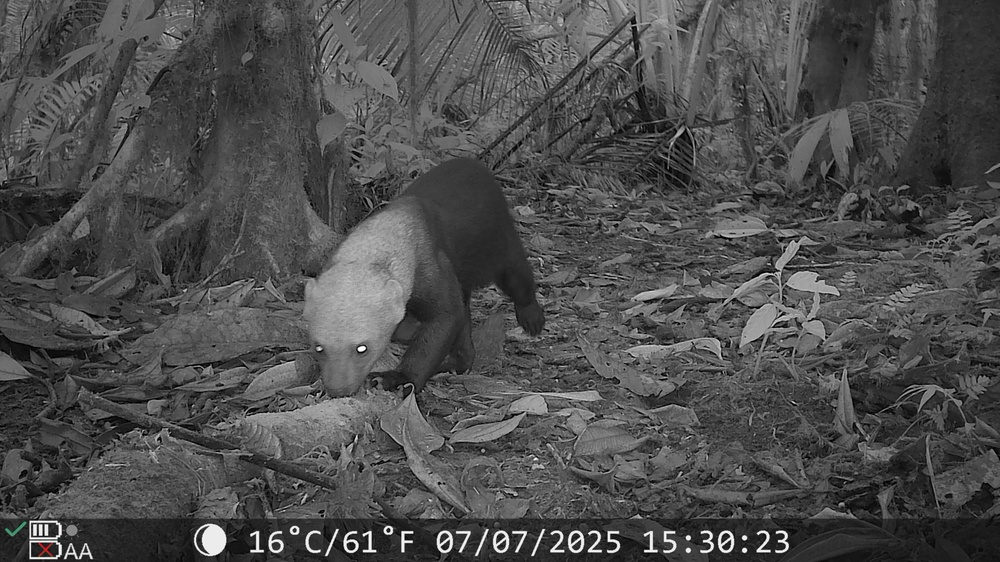
#> input picture ZooDataVision/RESULTS/images_sorted/Animales/_resized_for_md/DSCF0105.JPG, 1000 x 562 px
$ python prediction_pipeline.py
#> lines starting #> are read from the running program, lines starting #| are printed output that depends on the picture
### ZooDataVision/PROCESSING/divide.py
import json
import os
import shutil

import os
import shutil

def normalize_path(path: str) -> str:
    """
    Limpia rutas con:
    - espacios al inicio/final
    - saltos de línea
    - tabulaciones
    - comillas sobrantes
    - BOM UTF-8
    """
    if not isinstance(path, str):
        path = str(path)

    # Remover caracteres invisibles
    path = path.replace("\x00", "")

    # Remover BOM
    path = path.replace("\ufeff", "")

    # Remover saltos de línea y tabs
    path = path.strip(" \n\r\t\"'")

    return path

def safe_copy(src_path, dst_path):

    # Normalizar rutas
    src_path = normalize_path(src_path)
    dst_path = normalize_path(dst_path)

    # Asegurar carpeta destino
    os.makedirs(os.path.dirname(dst_path), exist_ok=True)

    # Verificar existencia real
    if not os.path.exists(src_path):
        return f"ERROR: Ruta origen no existe (limpia): {src_path}"

    try:
        shutil.copy2(src_path, dst_path)
        return None
    except Exception as e:
        return f"ERROR copiando '{src_path}' → '{dst_path}': {e}"


def divide_images(
    json_file,
    source_folder,
    dest_root,
    animals_folder_name,
    empty_folder_name,
    conf_threshold=0.4,
    accepted_categories=['1']
):
    """
    Clasifica imágenes en dos carpetas: Animales y Vacías,
    usando los resultados del JSON de MegaDetector.

    Parámetros:
    - json_file: archivo JSON con detecciones.
    - source_folder: carpeta donde están las imágenes originales.
    - dest_root: carpeta donde se crearán las subcarpetas 'Animales' y 'Vacias'.
    - conf_threshold: umbral mínimo para considerar detección válida.
    - accepted_categories: categorías aceptadas (por defecto ['1'] = animales).
    """

    folder_true = os.path.join(dest_root, animals_folder_name)
    folder_false = os.path.join(dest_root, empty_folder_name)

    os.makedirs(folder_true, exist_ok=True)
    os.makedirs(folder_false, exist_ok=True)

    print(f"Cargando {json_file}...")
    with open(json_file, 'r') as f:
        data = json.load(f)

    count_moved_true = 0
    count_moved_false = 0
    errors = 0

    print("--- Comenzando la clasificación ---")

    for entry in data['images']:
        filename = entry['file']
        detections = entry['detections']

        src_path = os.path.join(source_folder, filename)

        # Lógica de clasificación
        is_true = False
        max_conf = 0.0

        for det in detections:
            cat = det['category']
            conf = det['conf']

            if cat in accepted_categories and conf >= conf_threshold:
                is_true = True
                max_conf = max(max_conf, conf)

        # Destino según la clasificación
        if is_true:
            dst_path = os.path.join(folder_true, filename)
        else:
            dst_path = os.path.join(folder_false, filename)

        # Copiar archivo
        try:
            if os.path.exists(src_path):
                safe_copy(src_path, dst_path)
                print(f"Movido: {filename} → {'Animales' if is_true else 'Vacias'} (Conf: {max_conf:.2f})")

                if is_true:
                    count_moved_true += 11
                else:
                    count_moved_false += 1
            else:
                print(f"ADVERTENCIA: No se encontró el archivo {src_path}")
                errors += 1

        except Exception as e:
            print(f"ERROR moviendo {filename} desde {src_path}: {e}")
            errors += 1

    print("\n--- Resumen ---")
    print(f"Total procesado: {len(data['images'])}")
    print(f"Animales (True): {count_moved_true} -> {folder_true}")
    print(f"Vacías/Otros (False): {count_moved_false} -> {folder_false}")

    if errors > 0:
        print(f"Errores: {errors}")


# [6 lines of commented-out code are left out]

### ZooDataVision/PROCESSING/make_crops.py
import json
import os
import numpy as np
from PIL import Image, ImageFile
from tqdm import tqdm

# Para evitar errores con imágenes truncadas o muy grandes
ImageFile.LOAD_TRUNCATED_IMAGES = True

# [92 lines left out: functions calculate_median_size, get_expanded_crop_coords, not called in this run]

def make_crops(json_file, input_folder, output_folder,
                     conf_threshold=0.4,
                     accepted_categories=['1']):

    os.makedirs(output_folder, exist_ok=True)

    print(f"Cargando {json_file}...")
    with open(json_file, 'r') as f:
        data = json.load(f)

    print("\n--- Iniciando Recorte Simple (Solo BBox del Animal) ---")

    crops_count = 0
    errors = 0

    for entry in tqdm(data['images'], desc="Generando crops"):
        filename = entry['file']
        img_path = os.path.join(input_folder, filename)

        if not os.path.exists(img_path):
            continue

        detections = entry.get('detections', [])
        # Filtrar detecciones válidas primero
        valid_dets = [d for d in detections if d['category'] in accepted_categories and d['conf'] >= conf_threshold]

        if not valid_dets:
            continue

        try:
            with Image.open(img_path) as img:
                img_w, img_h = img.size

                # Convertir a RGB si es necesario (para guardar como jpg)
                if img.mode != 'RGB':
                    img = img.convert('RGB')

                for i, det in enumerate(valid_dets):
                    x_rel, y_rel, w_rel, h_rel = det['bbox']

                    # Convertir coordenadas relativas a absolutas
                    left = int(x_rel * img_w)
                    top = int(y_rel * img_h)
                    right = int((x_rel + w_rel) * img_w)
                    bottom = int((y_rel + h_rel) * img_h)

                    # Asegurar límites de la imagen
                    left = max(0, left)
                    top = max(0, top)
                    right = min(img_w, right)
                    bottom = min(img_h, bottom)

                    # Recortar solo el bbox del animal
                    crop = img.crop((left, top, right, bottom))

                    # Guardar
                    base_name = os.path.basename(filename)
                    name_only, ext = os.path.splitext(base_name)
                    save_name = f"{name_only}_crop{i}.jpg"
                    save_path = os.path.join(output_folder, save_name)

                    crop.save(save_path, quality=95)
                    crops_count += 1

        except Exception as e:
            print(f"Error en {filename}: {e}")
            errors += 1

    print("\n--- Resumen Final ---")
    print(f"Recortes generados: {crops_count}")
    print(f"Errores: {errors}")

### ZooDataVision/PROCESSING/clahe.py
import os
import cv2
import numpy as np
from tqdm import tqdm

# ---------------------------------------------------------
# 1. PAD TO SQUARE
# ---------------------------------------------------------
# [70 lines left out: functions pad_to_square, gray_world_normalization, apply_clahe, bilateral_smooth, preprocess_image, not called in this run]

# ---------------------------------------------------------
# 6. PROCESAR TODA UNA CARPETA
# ---------------------------------------------------------
def chalhe_images(input_dir, output_dir, resize_size=224, use_bilateral=True):
    os.makedirs(output_dir, exist_ok=True)

    images = []
    for root, dirs, files in os.walk(input_dir):
        for f in files:
            if f.lower().endswith(('.jpg', '.jpeg', '.png')):
                images.append(os.path.join(root, f))

    print(f"Procesando {len(images)} imágenes con CLAHE + Normalize + Pad + Resize...")

    for img_path in tqdm(images):
        img = cv2.imread(img_path)

        if img is None:
            print(f"⚠ No pude leer: {img_path}")
            continue

        processed = preprocess_image(
            img,
            resize_size=resize_size,
            use_bilateral=use_bilateral
        )

        # Mantener misma estructura de carpetas
        rel_path = os.path.relpath(img_path, input_dir)
        save_path = os.path.join(output_dir, rel_path)
        os.makedirs(os.path.dirname(save_path), exist_ok=True)

        cv2.imwrite(save_path, processed)

### ZooDataVision/prediction_pipeline.py
from PROCESSING.clahe import chalhe_images
from PROCESSING.make_crops import make_crops
from PROCESSING.megadetector_step import megadetector_classify
from PROCESSING.divide import divide_images
from PROCESSING.remove_footer import remove_footer
import os
import shutil

# --- CONFIGURACIÓN ---
# Usar  (ENSAMBLADO) como PATH base
PATH = os.getcwd()
SOURCE_IMAGES = "DATASET_PRUEBA"
SRC_IMAGES = os.path.join(PATH, SOURCE_IMAGES)  # Carpeta de imágenes originales
IMAGES = SRC_IMAGES  # Usar directamente las imágenes originales (sin recortar footer)
# Directorio raíz para resultados (todas las salidas irán dentro de `RESULTS`)
RESULTS_DIR = os.path.join(PATH, 'RESULTS')
# Carpetas intermedias dentro de RESULTS
SORTED_DIR = os.path.join(RESULTS_DIR, 'images_sorted')
CROPS_RAW_DIR = os.path.join(RESULTS_DIR, 'crops')
CROPS_CLAHE_DIR = os.path.join(RESULTS_DIR, 'crops_clahe')

# Asegurar que los directorios existen antes de ejecutar el pipeline
for _d in (RESULTS_DIR, SORTED_DIR, CROPS_RAW_DIR, CROPS_CLAHE_DIR):
    os.makedirs(_d, exist_ok=True)
# Definimos rutas claras

# Ruta del JSON de MegaDetector (guardar dentro de RESULTS)
MD_JSON = os.path.join(RESULTS_DIR, 'resultados_megadetector.json')

ANIMALS_FOLDER = 'Animales'
EMPTY_FOLDER = 'Vacias'

path_animales_img = os.path.join(SORTED_DIR, ANIMALS_FOLDER)

# --- PIPELINE ---

print("=== INICIANDO PIPELINE (MegaDetector -> Crop -> CLAHE  ===")

# [9 lines of commented-out code are left out]
print("\n--- Paso 1: MegaDetector ---")
if os.path.exists(MD_JSON):
    print("JSON detectado. Saltando.")
else:
    megadetector_classify(
        input_folder=IMAGES,
        output_file=MD_JSON,
        model_version='MDV5A',
        conf_threshold=0.2,
        recursive=True
    )

# 2. DIVIDE
print("\n--- Paso 2: Dividir ---")
divide_images(
    json_file=MD_JSON,
    source_folder=IMAGES,
    dest_root=SORTED_DIR,
    animals_folder_name=ANIMALS_FOLDER,
    empty_folder_name=EMPTY_FOLDER,
    conf_threshold=0.4,
    accepted_categories=['1']
)
#> (reads ZooDataVision/RESULTS/resultados_megadetector.json from the repository)

# shutil.rmtree(IMAGES)

# 3. MAKE CROPS
print("\n--- Paso 3: Recortes (Crops) ---")

make_crops(
    json_file=MD_JSON,
    input_folder=path_animales_img,
    output_folder=CROPS_RAW_DIR,
    conf_threshold=0.4,
    accepted_categories=['1']
)
#> in make_crops, img is the input picture: PIL image 1000x562 RGB; mean R, G, B 77.3, 77.3, 77.3
#> the loop in make_crops, `for i, det in enumerate(valid_dets):` made 1 pass
#> pass 1, in make_crops, `crop = img.crop((left, top, right, bottom))`:
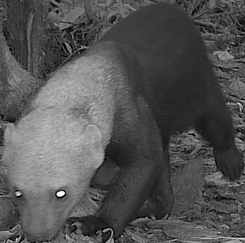
#> crop: PIL image 245x243 RGB; min 0, max 255, mean 83.5
#> after the loop in make_crops, `for i, det in enumerate(valid_dets):`: crops_count = 1
#> pass 2 of the loop in make_crops, `for entry in tqdm(data['images'], desc="Generando crops"):`:
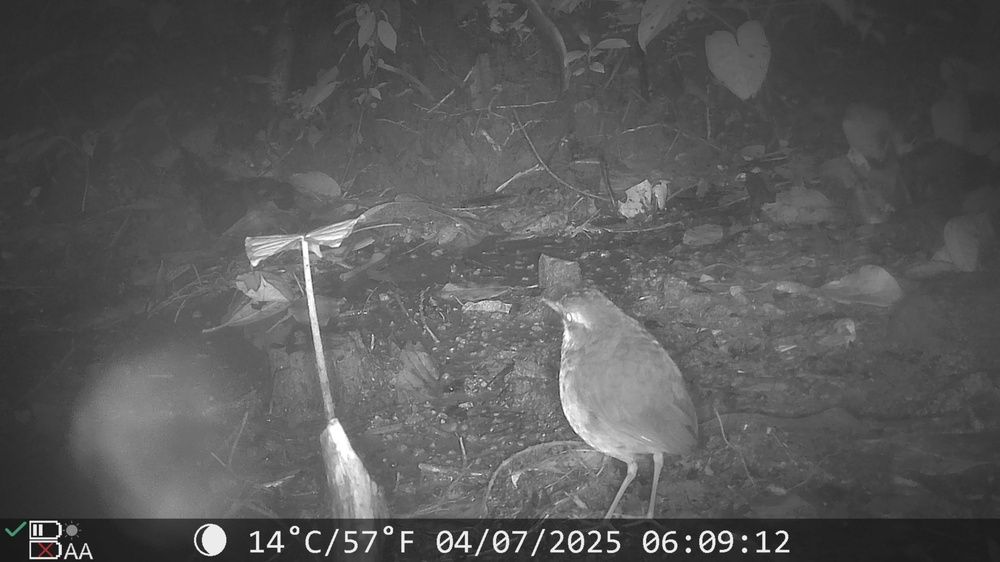
#> input picture ZooDataVision/RESULTS/images_sorted/Animales/_resized_for_md/DSCF0124.JPG, 1000 x 562 px
#> in make_crops, img is the input picture: PIL image 1000x562 RGB; mean R, G, B 88.5, 88.5, 88.5
#> the loop in make_crops, `for i, det in enumerate(valid_dets):` made 1 pass
#> crops_count on pass 1: 2
#> pass 1, in make_crops, `crop = img.crop((left, top, right, bottom))`:
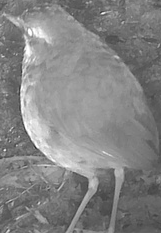
#> crop: PIL image 161x233 RGB; min 37, max 255, mean 131.4
#> after the loop in make_crops, `for i, det in enumerate(valid_dets):`: crops_count = 2
#> pass 3 of the loop in make_crops, `for entry in tqdm(data['images'], desc="Generando crops"):`:
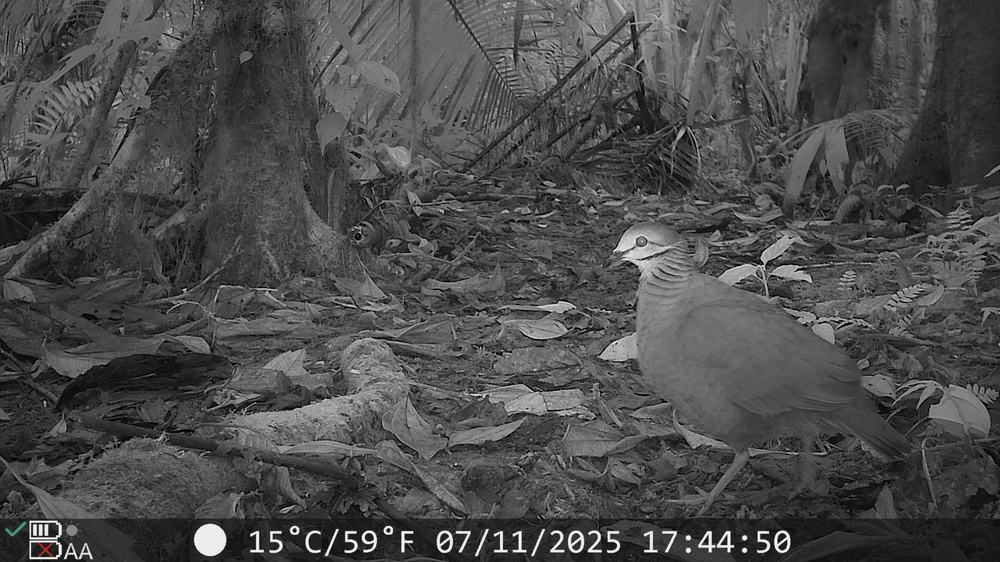
#> input picture ZooDataVision/RESULTS/images_sorted/Animales/_resized_for_md/DSCF0163.JPG, 1000 x 562 px
#> in make_crops, img is the input picture: PIL image 1000x562 RGB; mean R, G, B 75.9, 75.9, 75.9
#> the loop in make_crops, `for i, det in enumerate(valid_dets):` made 1 pass
#> crops_count on pass 1: 3
#> pass 1, in make_crops, `crop = img.crop((left, top, right, bottom))`:
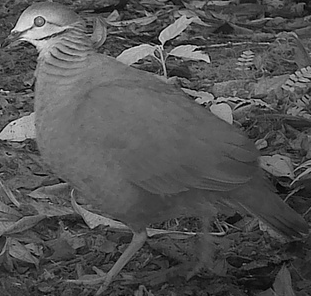
#> crop: PIL image 311x296 RGB; min 0, max 250, mean 83.9
#> after the loop in make_crops, `for i, det in enumerate(valid_dets):`: crops_count = 3
#> the loop made 7 passes; the first 3 are shown

shutil.rmtree(SORTED_DIR)

# 4. CLAHE
print("\n--- Paso 4: CLAHE ---")

chalhe_images(
    input_dir=CROPS_RAW_DIR,
    output_dir=CROPS_CLAHE_DIR
)

shutil.rmtree(CROPS_RAW_DIR)  # Elimina los recortes sin filtro CLAHE

# 5. LIMPIEZA FINAL
print("\n--- Paso 5: Limpieza ---")
resized_folder = os.path.join(SRC_IMAGES, '_resized_for_md')
if os.path.exists(resized_folder):
    shutil.rmtree(resized_folder)
    print(f"Carpeta eliminada: {resized_folder}")

print("\n=== PIPELINE COMPLETADO ===")
